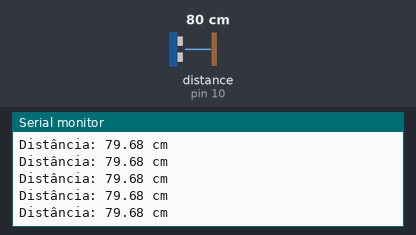
A sketch run on a simulated Arduino Uno, built with avr-gcc and run on an emulated ATmega328P. Parts: the last lines printed to the serial monitor. Wiring (inferred from the names in the program): ultrasonic range finder: trigger pin 9; echo pin 10. The test bench sets the inputs (shaded band); at power-on: distance to the obstacle (sensor on pin 10) 80 cm. The echo pulse lasts 58.3 µs per cm.

Above: at 1.2 s.
1.3 s: distance to the obstacle (sensor on pin 10) set to 18 cm
At 1.43 s:
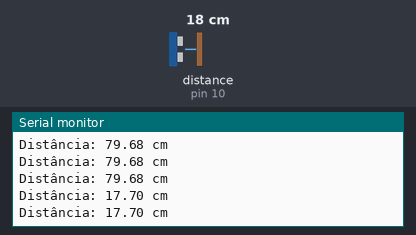
4.3 s: distance to the obstacle (sensor on pin 10) set to 250 cm
At 4.39 s:
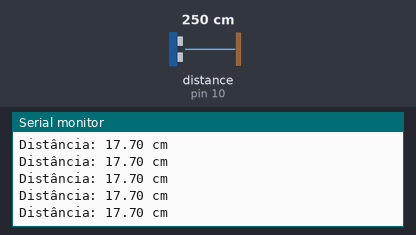
Timing chart, 0 to 7.3 s (numbered marks = the images above; inputs shaded):
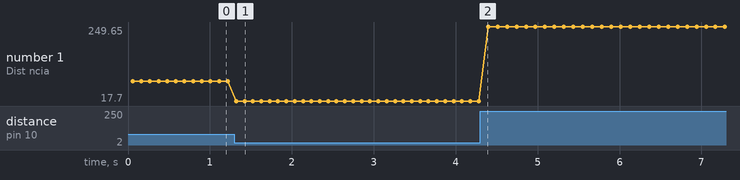

The sketch:

HC-SR04.ino
```cpp
// Pinos conectados ao HC-SR04
const int trigPin = 9;
const int echoPin = 10;

void setup() {
  // Inicia a comunicação serial para monitorar a distância
  Serial.begin(9600);

  // Configura os pinos
  pinMode(trigPin, OUTPUT);
  pinMode(echoPin, INPUT);

  // Condição inicial
  digitalWrite(trigPin, LOW);
  delay(50);
}

void loop() {
  // Envia pulso de Trig
  digitalWrite(trigPin, HIGH);
  delayMicroseconds(10);
  digitalWrite(trigPin, LOW);

  // Leitura do pulso de Echo (duração em microssegundos)
  // pulseIn retorna a duração do pulso HIGH no EchoPin
  unsigned long duracao = pulseIn(echoPin, HIGH, 20000); // timeout opcional (20 ms)

  // Calcula a distância:
  // velocidade do som ~ 343 m/s = 34300 cm/s = 0.0343 cm/us
  // distância (cm) = duration (us) * 0.0343 / 2
  float distanceCm = duracao * 0.0343 / 2.0;

  // Em caso de timeout (sem obstáculo dentro do alcance), variavel duracao será 0
  if (duracao == 0) {
    Serial.println("Aguarde: sem leitura (timeout).");
  } else {
    Serial.print("Distância: ");
    Serial.print(distanceCm);
    Serial.println(" cm");
  }

  // Pequeno atraso entre leituras
  delay(100);
}
```

Measured:
- after the input at 1.3 s, the serial monitor: prints a new line at once (image 1)
- plotted number 1: 79.68 → 17.7 after the input at 1.3 s, 17.7 → 249.65 after the input at 4.3 s
